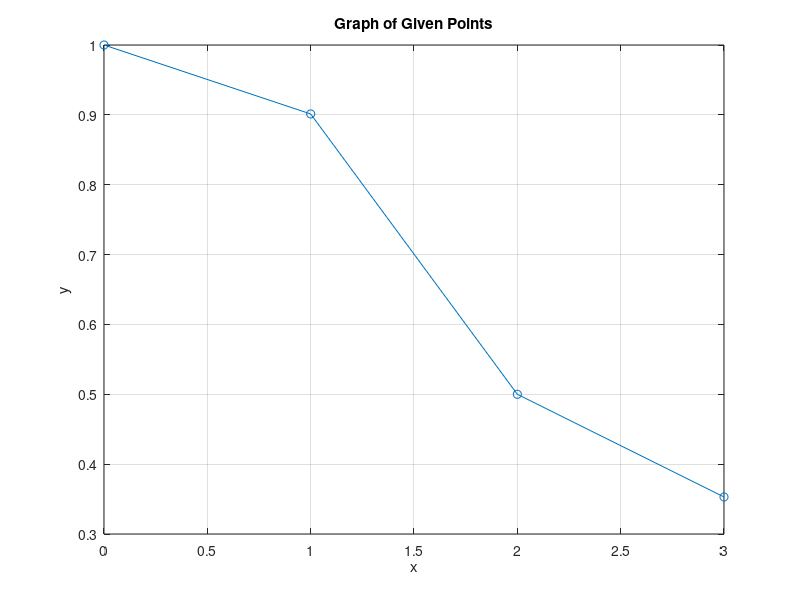

MATLAB code for this plot:
% Define the x and y coordinates
x = [0, 1, 2, 3];
y = [1, 0.9013, 0.5, 0.353];

% Create the plot
figure; % Open a new figure window
plot(x, y, '-o'); % Plot the points and connect them with lines

% Add labels and title
xlabel('x');
ylabel('y');
title('Graph of Given Points');

% Add grid for better visualization
grid on;

% Display the plot
hold off;
